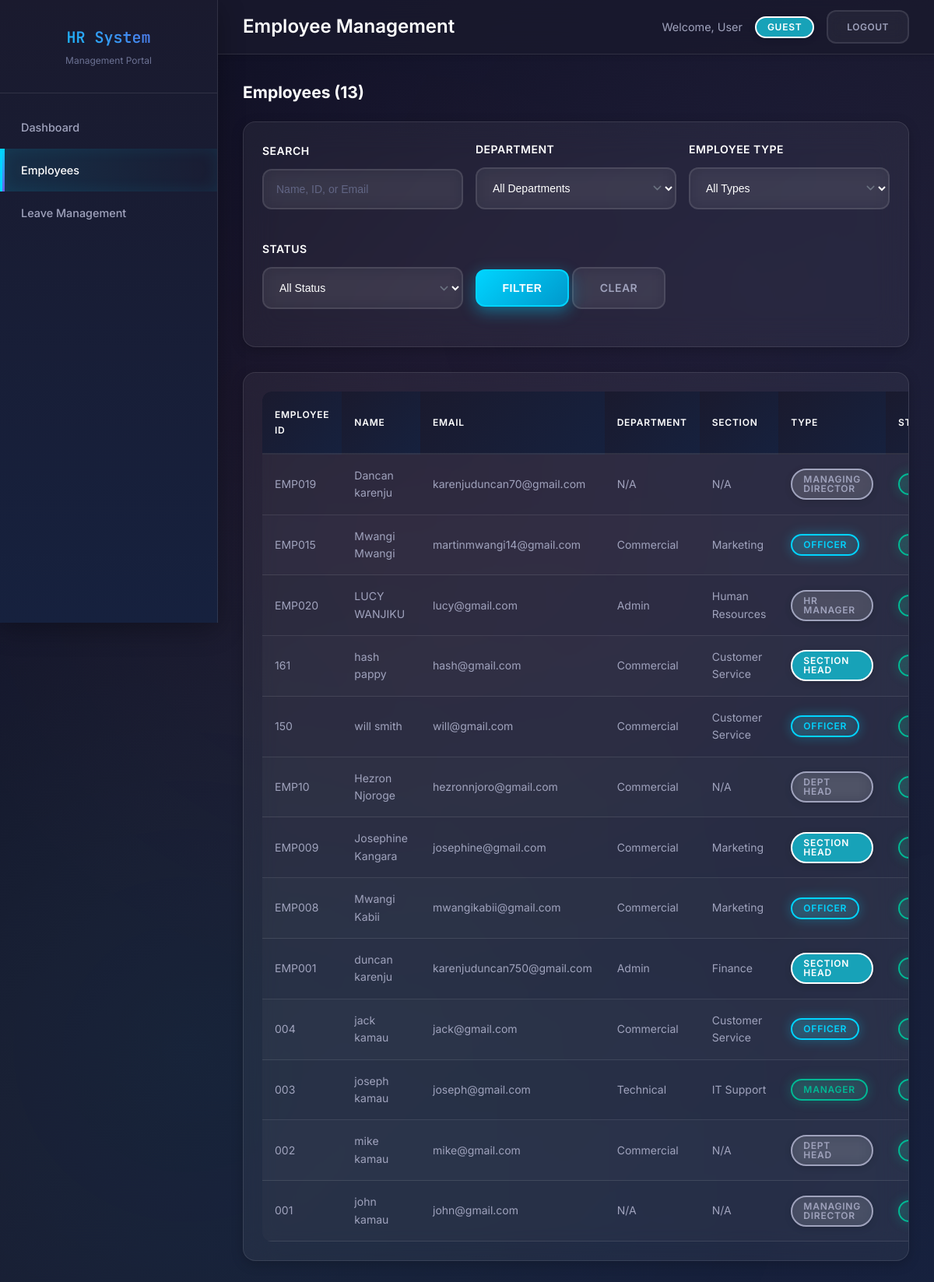
Page /employees.php on the committed database.
### tables this page shows
CREATE TABLE `employees` (
  `id` int(11) NOT NULL,
  `employee_id` varchar(50) DEFAULT NULL,
  `first_name` varchar(100) DEFAULT NULL,
  `last_name` varchar(100) DEFAULT NULL,
  `gender` varchar(10) NOT NULL,
  `national_id` int(10) NOT NULL,
  `email` varchar(255) DEFAULT NULL,
  `designation` varchar(50) NOT NULL,
  `phone` varchar(20) DEFAULT NULL,
  `date_of_birth` date NOT NULL,
  `address` text DEFAULT NULL,
  `department_id` int(11) DEFAULT NULL,
  `section_id` int(11) DEFAULT NULL,
  `position` varchar(100) DEFAULT NULL,
  `salary` decimal(10,2) DEFAULT NULL,
  `hire_date` date DEFAULT NULL,
  `employment_type` varchar(20) NOT NULL,
  `employee_type` varchar(20) NOT NULL,
  `profile_image_url` varchar(500) DEFAULT NULL,
  `created_at` timestamp NOT NULL DEFAULT current_timestamp(),
  `updated_at` timestamp NOT NULL DEFAULT current_timestamp() ON UPDATE current_timestamp(),
  `employee_status` enum('active','inactive','resigned','fired','retired') NOT NULL DEFAULT 'active'
);

CREATE TABLE `departments` (
  `id` int(11) NOT NULL,
  `name` varchar(100) NOT NULL,
  `description` text DEFAULT NULL,
  `created_at` timestamp NOT NULL DEFAULT current_timestamp(),
  `updated_at` timestamp NOT NULL DEFAULT current_timestamp() ON UPDATE current_timestamp()
);

CREATE TABLE `sections` (
  `id` int(11) NOT NULL,
  `name` varchar(100) NOT NULL,
  `description` text DEFAULT NULL,
  `department_id` int(11) DEFAULT NULL,
  `created_at` timestamp NOT NULL DEFAULT current_timestamp(),
  `updated_at` timestamp NOT NULL DEFAULT current_timestamp() ON UPDATE current_timestamp()
);

### employees.php (the view, shortened to what this page needs)
<?php
$conn = getConnection();
$user = [
    'first_name' => isset($_SESSION['user_name']) ? explode(' ', $_SESSION['user_name'])[0] : 'User',
    'last_name' => isset($_SESSION['user_name']) ? (explode(' ', $_SESSION['user_name'])[1] ?? '') : '',
    'role' => $_SESSION['user_role'] ?? 'guest',
    'id' => $_SESSION['user_id']
];
function hasPermission($requiredRole) {
    $userRole = $_SESSION['user_role'] ?? 'guest';
    $roles = [
        'managing_director' => 6,
        'super_admin' => 5,
        'hr_manager' => 4,
        'dept_head' => 3,
        'section_head' => 2,
        'manager' => 1,
        'employee' => 0
    ];
    $userLevel = $roles[$userRole] ?? 0;
    $requiredLevel = $roles[$requiredRole] ?? 0;
    return $userLevel >= $requiredLevel;
}
function getEmployeeTypeBadge($type) {
    $badges = [
        'full_time' => 'badge-primary',
        'part_time' => 'badge-info',
        'contract' => 'badge-warning',
        'temporary' => 'badge-secondary',
        'officer' => 'badge-primary',
        'section_head' => 'badge-info',
        'manager' => 'badge-success'
    ];
    return $badges[$type] ?? 'badge-light';
}
function getEmployeeStatusBadge($status) {
    $badges = [
        'active' => 'badge-success',
        'on_leave' => 'badge-warning',
        'terminated' => 'badge-danger',
        'resigned' => 'badge-secondary'
    ];
    return $badges[$status] ?? 'badge-light';
}
$search = $_GET['search'] ?? '';
$where_conditions = [];
$where_clause = !empty($where_conditions) ? "WHERE " . implode(" AND ", $where_conditions) : "";
$query = "
    SELECT e.*,
           COALESCE(e.first_name, '') as first_name,
           COALESCE(e.last_name, '') as last_name,
           d.name as department_name,
           s.name as section_name
    FROM employees e
    LEFT JOIN departments d ON e.department_id = d.id
    LEFT JOIN sections s ON e.section_id = s.id
    $where_clause
    ORDER BY e.created_at DESC
";
$stmt = $conn->prepare($query);
$stmt->execute();
$result = $stmt->get_result();
$employees = $result->fetch_all(MYSQLI_ASSOC);
?>
<!DOCTYPE html>
<html lang="en">
<head>
    <link rel="stylesheet" href="style.css">
</head>
<body>
    <div class="container">
        <div class="sidebar">
            <div class="sidebar-brand">
                <h1>HR System</h1>
                <p>Management Portal</p>
            </div>
            <nav class="nav">
                <ul>
                    <li><a href="dashboard.php">Dashboard</a></li>
                    <li><a href="employees.php" class="active">Employees</a></li>
                    <?php if (hasPermission('hr_manager')|| hasPermission('super_admin')||hasPermission('dept_head')|| hasPermission('officer')): ?>
                    <li><a href="leave_management.php">Leave Management</a></li>
                    <?php endif; ?>
                </ul>
            </nav>
        </div>
        <div class="main-content">
            <div class="header">
                <h1>Employee Management</h1>
                <div class="user-info">
                    <span>Welcome, <?php echo htmlspecialchars($user['first_name'] . ' ' . $user['last_name']); ?></span>
                    <span class="badge badge-info"><?php echo ucwords(str_replace('_', ' ', $user['role'])); ?></span>
                    <a href="logout.php" class="btn btn-secondary btn-sm">Logout</a>
                </div>
            </div>
            <div class="content">
                <div style="display: flex; justify-content: space-between; align-items: center; margin-bottom: 20px;">
                    <h2>Employees (<?php echo count($employees); ?>)</h2>
                </div>
                <div class="search-filters">
                    <form method="GET" action="">
                        <div class="filter-row">
                            <div class="form-group">
                                <label for="search">Search</label>
                                <input type="text" class="form-control" id="search" name="search"
                                       value="<?php echo htmlspecialchars($search); ?>"
                                       placeholder="Name, ID, or Email">
                            </div>
                            <div class="form-group">
                                <label for="department">Department</label>
                                <select class="form-control" id="department" name="department">
                                    <option value="">All Departments</option>
                                </select>
                            </div>
                            <div class="form-group">
                                <label for="type">Employee Type</label>
                                <select class="form-control" id="type" name="type">
                                    <option value="">All Types</option>
                                </select>
                            </div>
                            <div class="form-group">
                                <label for="status">Status</label>
                                <select class="form-control" id="status" name="status">
                                    <option value="">All Status</option>
                                </select>
                            </div>
                            <div class="form-group">
                                <button type="submit" class="btn btn-primary">Filter</button>
                                <a href="employees.php" class="btn btn-secondary">Clear</a>
                            </div>
                        </div>
                    </form>
                </div>
                <div class="table-container">
                    <table class="table">
                        <thead>
                            <tr>
                                <th>Employee ID</th>
                                <th>Name</th>
                                <th>Email</th>
                                <th>Department</th>
                                <th>Section</th>
                                <th>Type</th>
                                <th>Status</th>
                            </tr>
                        </thead>
                        <tbody>
                            <?php if (empty($employees)): ?>
                                <tr>
                                    <td colspan="8" class="text-center">No employees found</td>
                                </tr>
                            <?php else: ?>
                                <?php foreach ($employees as $employee): ?>
                                <tr>
                                    <td><?php echo htmlspecialchars($employee['employee_id']); ?></td>
                                    <td><?php echo htmlspecialchars($employee['first_name'] . ' ' . $employee['last_name']); ?></td>
                                    <td><?php echo htmlspecialchars($employee['email'] ?? 'N/A'); ?></td>
                                    <td><?php echo htmlspecialchars($employee['department_name'] ?? 'N/A'); ?></td>
                                    <td><?php echo htmlspecialchars($employee['section_name'] ?? 'N/A'); ?></td>
                                    <td>
                                        <span class="badge <?php echo getEmployeeTypeBadge($employee['employee_type'] ?? ''); ?>">
                                            <?php
                                            $type = $employee['employee_type'] ?? '';
                                            echo $type ? ucwords(str_replace('_', ' ', $type)) : 'N/A';
                                            ?>
                                        </span>
                                    </td>
                                    <td>
                                        <span class="badge <?php echo getEmployeeStatusBadge($employee['employee_status'] ?? ''); ?>">
                                        </span>
                                    </td>
                                </tr>
                                <?php endforeach; ?>
                            <?php endif; ?>
                        </tbody>
                    </table>
                </div>
            </div>
        </div>
    </div>
</body>
</html>

### rows in the picture
employees: employee "EMP019", last_name "Dancan karenju", email "karenjuduncan70@gmail.com", department_name "N/A", section_name "N/A", employee_type "MANAGING DIRECTOR"
employees: employee "EMP015", last_name "Mwangi Mwangi", email "martinmwangi14@gmail.com", department.name "Commercial", section.name "Marketing", employee_type "OFFICER"
employees: employee "EMP020", last_name "LUCY WANJIKU", email "lucy@gmail.com", department.name "Admin", section.name "Human Resources", employee_type "HR MANAGER"
employees: employee "161", last_name "hash pappy", email "hash@gmail.com", department.name "Commercial", section.name "Customer Service", employee_type "SECTION HEAD"
employees: employee "150", last_name "will smith", email "will@gmail.com", department.name "Commercial", section.name "Customer Service", employee_type "OFFICER"
employees: employee "EMP10", last_name "Hezron Njoroge", email "hezronnjoro@gmail.com", department.name "Commercial", section_name "N/A", employee_type "DEPT HEAD"
employees: employee "EMP009", last_name "Josephine Kangara", email "josephine@gmail.com", department.name "Commercial", section.name "Marketing", employee_type "SECTION HEAD"
employees: employee "EMP008", last_name "Mwangi Kabii", email "mwangikabii@gmail.com", department.name "Commercial", section.name "Marketing", employee_type "OFFICER"
employees: employee "EMP001", last_name "duncan karenju", email "karenjuduncan750@gmail.com", department.name "Admin", section.name "Finance", employee_type "SECTION HEAD"
employees: employee "004", last_name "jack kamau", email "jack@gmail.com", department.name "Commercial", section.name "Customer Service", employee_type "OFFICER"
employees: employee "003", last_name "joseph kamau", email "joseph@gmail.com", department.name "Technical", section.name "IT Support", employee_type "MANAGER"
employees: employee "002", last_name "mike kamau", email "mike@gmail.com", department.name "Commercial", section_name "N/A", employee_type "DEPT HEAD"
employees: employee "001", last_name "john kamau", email "john@gmail.com", department_name "N/A", section_name "N/A", employee_type "MANAGING DIRECTOR"

### other values in the picture
$user['first_name'] . ' ' . $user['last_name'] "User"
str_replace('_', ' ', $user['role']) "GUEST"
count($employees) "13"
